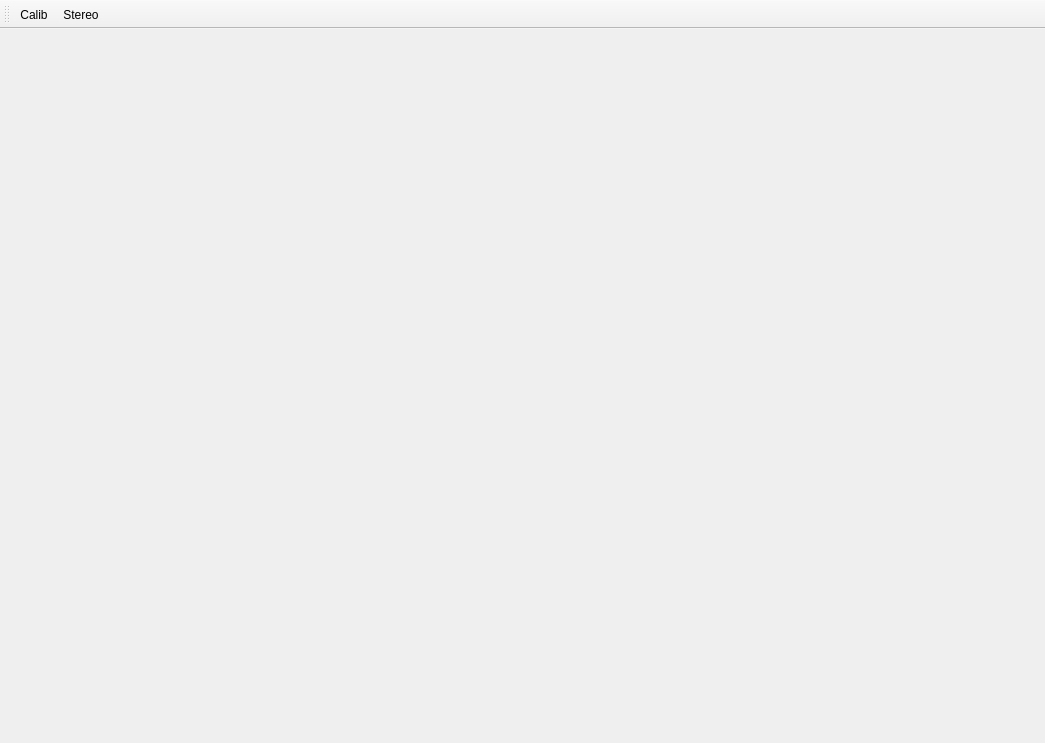
<?xml version="1.0" encoding="UTF-8"?>
<ui version="4.0">
 <class>stereo_calibClass</class>
 <widget class="QMainWindow" name="stereo_calibClass">
  <property name="geometry">
   <rect>
    <x>0</x>
    <y>0</y>
    <width>1045</width>
    <height>743</height>
   </rect>
  </property>
  <property name="windowTitle">
   <string>stereo_calib</string>
  </property>
  <property name="toolButtonStyle">
   <enum>Qt::ToolButtonTextUnderIcon</enum>
  </property>
  <widget class="QWidget" name="centralWidget">
   <layout class="QGridLayout" name="gridLayout" rowstretch="6,1">
    <item row="0" column="0">
     <widget class="QLabel" name="label">
      <property name="text">
       <string/>
      </property>
     </widget>
    </item>
    <item row="1" column="0">
     <widget class="QCustomPlot" name="customPlot" native="true"/>
    </item>
   </layout>
  </widget>
  <widget class="QToolBar" name="mainToolBar">
   <attribute name="toolBarArea">
    <enum>TopToolBarArea</enum>
   </attribute>
   <attribute name="toolBarBreak">
    <bool>false</bool>
   </attribute>
   <addaction name="actionCalib"/>
   <addaction name="actionStereo"/>
  </widget>
  <action name="actionCalib">
   <property name="icon">
    <iconset resource="stereo_calib.qrc">
     <normaloff>:/stereo_calib/Resources/color_thresholder_load_camera_24.png</normaloff>:/stereo_calib/Resources/color_thresholder_load_camera_24.png</iconset>
   </property>
   <property name="text">
    <string>Calib</string>
   </property>
  </action>
  <action name="actionStereo">
   <property name="icon">
    <iconset resource="stereo_calib.qrc">
     <normaloff>:/stereo_calib/Resources/camera_calibrator_24.png</normaloff>:/stereo_calib/Resources/camera_calibrator_24.png</iconset>
   </property>
   <property name="text">
    <string>Stereo</string>
   </property>
  </action>
 </widget>
 <layoutdefault spacing="6" margin="11"/>
 <customwidgets>
  <customwidget>
   <class>QCustomPlot</class>
   <extends>QWidget</extends>
   <header>qcustomplot.h</header>
   <container>1</container>
  </customwidget>
 </customwidgets>
 <resources>
  <include location="stereo_calib.qrc"/>
 </resources>
 <connections/>
</ui>
